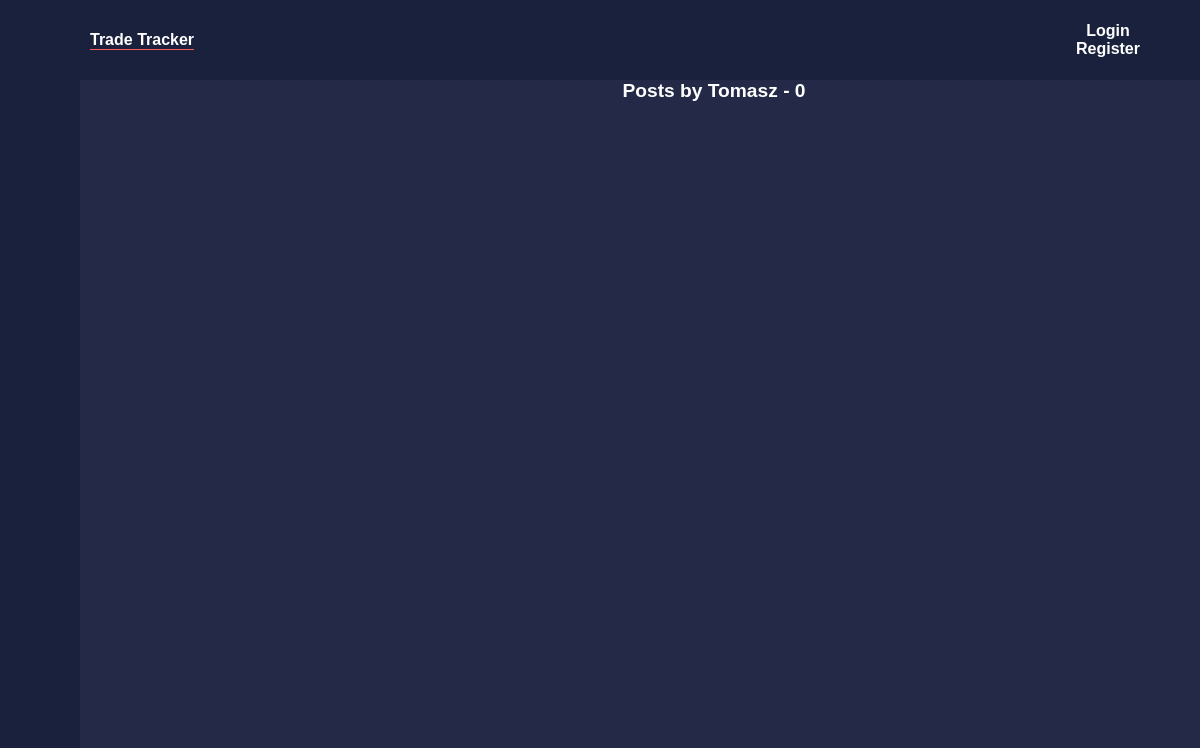
Page /user/Tomasz on the earlier database version.
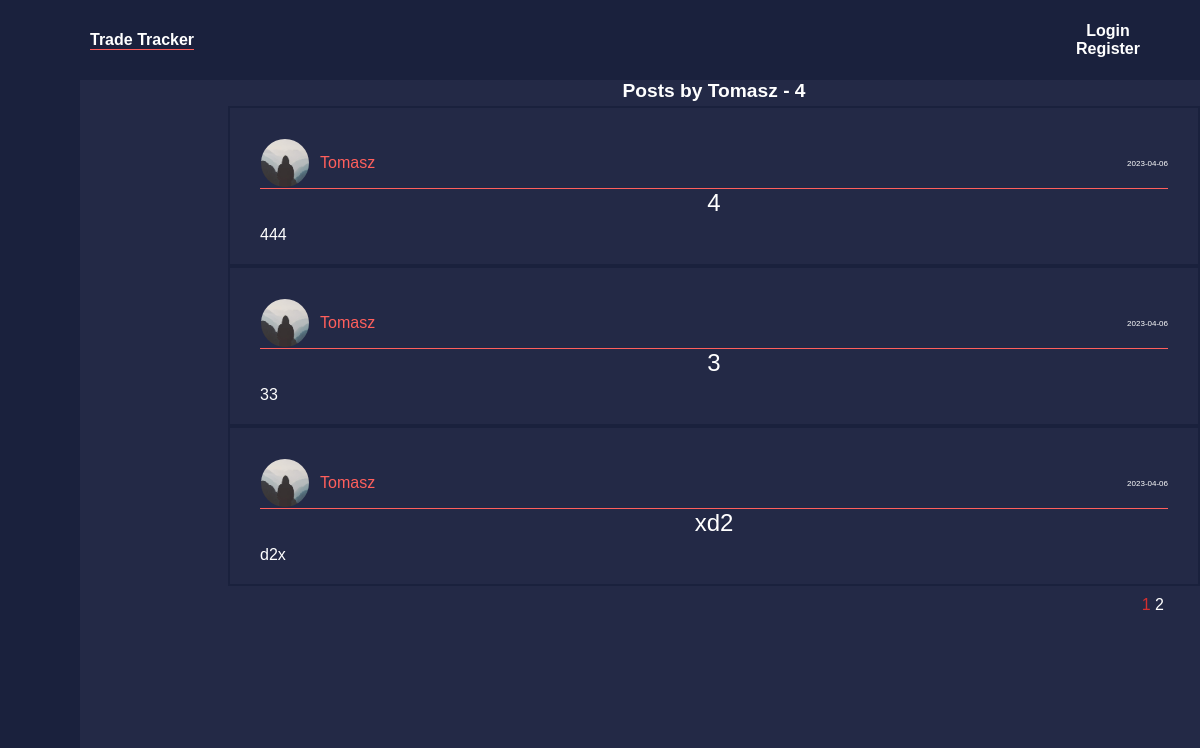
Same page on the later database version.
### tradetracker/models.py (models this page shows, shortened)
class User(db.Model, UserMixin):
    id = db.Column(db.Integer, primary_key=True)
    email = db.Column(db.String(20), unique=True, nullable=False)
    username = db.Column(db.String(120), unique=True, nullable=False)
    image_file = db.Column(db.String(20), nullable=False, default='default.jpg')
    password = db.Column(db.String(60), nullable=False)
    posts = db.relationship('Post', backref='author', lazy=True)

class Post(db.Model):
    id = db.Column(db.Integer, primary_key=True)
    title = db.Column(db.String(100), nullable=False)
    date_posted = db.Column(db.DateTime, nullable=False, default=datetime.utcnow)
    content = db.Column(db.Text, nullable=False)
    user_id = db.Column(db.Integer, db.ForeignKey('user.id'), nullable=False)

### tradetracker/users/routes.py (the view)
@users.route('/user/<string:username>')
def user_posts(username):
    page = request.args.get('page', 1, type=int)
    user = User.query.filter_by(username=username).first_or_404()
    posts = Post.query.filter_by(author=user)\
        .order_by(Post.date_posted.desc())\
        .paginate(page=page, per_page=3)
    return render_template('user_posts.html',posts=posts, user=user)

### tradetracker/templates/user_posts.html
{% extends "layout.html" %}
{% block content %}
    <h1 class="posts_by">Posts by {{ user.username }} - {{ posts.total }}</h1>
    {% for post in posts.items %}
        <article class="media">
            <div class="media-body-posts">
                <div class="post-content">
                    <div class="article-head">
                        <div class="article-profile">
                            <img class="user-img" src="{{ url_for('static', filename='profile_pics/' + post.author.image_file) }}">
                            <a class="article-author" href="{{ url_for('users.user_posts', username=post.author.username) }}">{{ post.author.username}}</a>
                        </div>
                        <small class="article-date">{{ post.date_posted.strftime('%Y-%m-%d') }}</small>
                    </div>
                    <a class="article-title post-link" href="{{ url_for('posts.post', post_id=post.id ) }}"> {{ post.title }}</a>
                    <p class="article-content"> {{ post.content }}</p>
                </div>
            </div>
        </article>
    {% endfor %}
    <div class="page-container">
    {% for page_num in posts.iter_pages(left_edge=1, right_edge=1, left_current=1, right_current=2) %}
        {% if page_num %}
            {% if posts.page == page_num %}
                <a class="page_num" id="current_page" href="{{ url_for('users.user_posts', username=user.username, page=page_num) }}">{{ page_num }}</a>
            {% else %}
                <a class="page_num" href="{{ url_for('users.user_posts', username=user.username, page=page_num) }}">{{ page_num }}</a>
            {% endif %}
        {% else %}
            ...
        {% endif %}
    {% endfor %}
    </div>
{% endblock content %}

### tradetracker/templates/layout.html (shortened to what this page needs)
<!DOCTYPE html>
<html>
<head>
  <link rel="stylesheet" type="text/css" href="{{ url_for('static', filename='main.css') }}">
  <link href='https://unpkg.com/boxicons@2.1.4/css/boxicons.min.css' rel='stylesheet'>
</head>
<body>
    <nav class="navbar">
      <div class="container">
        <div class="trade_tracker_logo" >
        <a class="navbar-link" href="/">Trade Tracker</a>
        </div>
        <div class="navbar-right">
            {% if current_user.is_authenticated %}
            <a class="navbar-link new_post" href="{{url_for('posts.new_post')}}">New Post</a>
            <a class="navbar-link" href="{{url_for('users.account')}}">Account</a>
            <a class="navbar-link" href="{{url_for('users.logout')}}">Logout</a>
            {% else %}
            <a class="navbar-link" href="{{url_for('users.login')}}">Login</a>
            <a class="navbar-link" href="{{url_for('users.register')}}">Register</a>
            {% endif %}
        </div>
      </div>
    </nav>
      <main role="main" class="container">
        <div class="sidebar">
          <div class="top">
          </div>
          <ul>
              <li>
                  <a href="#">
                    <i class="bx bxs-shopping-bag"></i>
                  </a>
              </li>
              <li>
                  <a href="#">
                    <i class="bx bx-list-check"></i>
                  </a>
              </li>
              <li>
                  <a href="{{ url_for('posts.earnings') }}">
                      <i class="bx bxs-food-menu"></i>
                  </a>
              </li>
      </div>
        <div class="blocks">
          <div class="block-content">
              {% block content %}{% endblock %}
          </div>
        </div>
      </main>
</body>
</html>

### tradetracker/static/main.css (style rules this page uses)
* { margin: 0; padding: 0; box-sizing: border-box; font-family: Verdana, Geneva, Tahoma, sans-serif; }
body { background-color: #232946; height: 100%; overflow: auto; }
.container { margin-right: auto; margin-left: auto; display: flex; align-items: center; }
.navbar { background-color: #1A213D; position: fixed; display: flex; justify-content: center; align-items: center; top: 0; left: 0; width: 100%; height: 10%; padding: auto; font-weight: bold; text-align: center; font-size: 1rem; }
.navbar-link { text-align: center; text-decoration: none; color: white; transition: color 0.3s; }
.navbar-right { position: fixed; display: grid; grid-auto-rows: auto; right: 5%; text-align: right; word-spacing: 1rem; }
.trade_tracker_logo { left: 90px; position: fixed; text-decoration: underline; text-decoration-color: #FF5F5C; text-decoration-style: underline; transition: all 0.5s ease; }
.trade_tracker_logo a { display: inline-block; border-bottom:1px solid #FF5F5C; }
.user-img { width: 50px; border-radius: 100%; border: 1px solid #232946; }
.sidebar { position: absolute; top: 0; left: 0; height: 100%; width: 80px; background-color: #1A213D; padding: 0.4rem 0.8rem; transition: all 0.5s ease; color: white; z-index: 1; }
.sidebar ul li { position: relative; list-style-type: none; height: 50px; width: 90%; margin: 0.8rem auto; line-height: 50px; }
.sidebar ul li a { color: #fff; display: flex; align-items: center; text-decoration: none; border-radius: 0.8rem; }
.sidebar ul li a i { min-width: 50px; text-align: center; height: 50px; border-radius: 12px; line-height: 50px; }
.media { font-size: 25px; color: white; border: 2px solid #1A213D; }
.post-content { background-color: #232946; margin-top: 10px; padding: 20px; margin-left: 10px; margin-right: 10px; }
.article-head { display: flex; align-items: center; justify-content: space-between; font-size: 16px; border-bottom: 1px solid #FF5F5C; }
.article-author { font-family: 'Franklin Gothic Medium', 'Arial Narrow', Arial, sans-serif; color: #FF5F5C; text-decoration: none; font-size: 16px; }
.article-profile { display: flex; align-items: center; gap: 10px; }
.article-date { font-size: 8px; margin-left: auto; }
.article-title { display: flex; transition: color 0.3s; text-decoration: none; font-size: 1.5rem; color: white; margin: auto; justify-content: center; }
.article-content { margin-top: 1%; font-size: 1rem; }
.page_num { font-size: 1rem; color: white; text-decoration: none; }
.page-container { float: right; margin-right: 3vw; margin-top: 10px; color: white; }
#current_page { color:#D32F2F; }
.posts_by { text-align: center; font-size: 1.2rem; color: white; margin-bottom: 0.5vh; }
.blocks { position: absolute; margin: 0; padding: 0; background-color: #232946; display: flex; right: 0; top: 10%; flex-direction: column; overflow: auto; height: 80%; width: 81%; }
.block-content { box-sizing: border-box; width: 100%; right: 5%; }

Differences in the rows shown:
added Post: image_file (placeholder picture), author.username "Tomasz", date_posted "2023-04-06", title "4", content "444"
added Post: image_file (placeholder picture), author.username "Tomasz", date_posted "2023-04-06", title "3", content "33"
added Post: image_file (placeholder picture), author.username "Tomasz", date_posted "2023-04-06", title "xd2", content "d2x"
Other differences:
{{ posts.total }}: "0" → "4"
new list line: "1"
new list line: "2"
